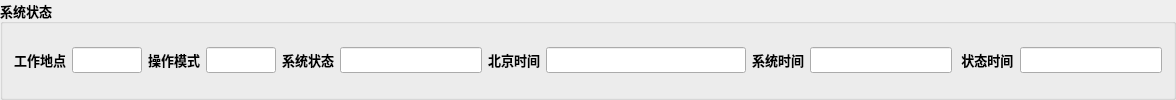
     <widget class="QGroupBox" name="groupBox_4">
      <property name="font">
       <font>
        <family>微软雅黑</family>
        <pointsize>10</pointsize>
        <weight>75</weight>
        <bold>true</bold>
       </font>
      </property>
      <property name="title">
       <string>系统状态</string>
      </property>
      <layout class="QGridLayout" name="gridLayout_15">
       <item row="0" column="11">
        <widget class="QLineEdit" name="lineEdit_6">
         <property name="font">
          <font>
           <family>微软雅黑</family>
           <pointsize>10</pointsize>
           <weight>75</weight>
           <bold>true</bold>
          </font>
         </property>
         <property name="readOnly">
          <bool>true</bool>
         </property>
        </widget>
       </item>
       <item row="0" column="0">
        <widget class="QLabel" name="label_7">
         <property name="text">
          <string>工作地点</string>
         </property>
        </widget>
       </item>
       <item row="0" column="3">
        <widget class="QLineEdit" name="lineEdit_2">
         <property name="maximumSize">
          <size>
           <width>70</width>
           <height>16777215</height>
          </size>
         </property>
         <property name="font">
          <font>
           <family>微软雅黑</family>
           <pointsize>10</pointsize>
           <weight>75</weight>
           <bold>true</bold>
          </font>
         </property>
         <property name="readOnly">
          <bool>true</bool>
         </property>
        </widget>
       </item>
       <item row="0" column="10">
        <widget class="QLabel" name="label_12">
         <property name="text">
          <string> 状态时间</string>
         </property>
        </widget>
       </item>
       <item row="0" column="2">
        <widget class="QLabel" name="label_8">
         <property name="text">
          <string>操作模式</string>
         </property>
        </widget>
       </item>
       <item row="0" column="9">
        <widget class="QLineEdit" name="lineEdit_5">
         <property name="maximumSize">
          <size>
           <width>190</width>
           <height>16777215</height>
          </size>
         </property>
         <property name="font">
          <font>
           <family>微软雅黑</family>
           <pointsize>10</pointsize>
           <weight>75</weight>
           <bold>true</bold>
          </font>
         </property>
         <property name="readOnly">
          <bool>true</bool>
         </property>
        </widget>
       </item>
       <item row="0" column="6">
        <widget class="QLabel" name="label_10">
         <property name="text">
          <string>北京时间</string>
         </property>
        </widget>
       </item>
       <item row="0" column="4">
        <widget class="QLabel" name="label_9">
         <property name="text">
          <string>系统状态</string>
         </property>
        </widget>
       </item>
       <item row="0" column="1">
        <widget class="QLineEdit" name="lineEdit">
         <property name="maximumSize">
          <size>
           <width>70</width>
           <height>16777215</height>
          </size>
         </property>
         <property name="font">
          <font>
           <family>微软雅黑</family>
           <pointsize>10</pointsize>
           <weight>75</weight>
           <bold>true</bold>
          </font>
         </property>
         <property name="readOnly">
          <bool>true</bool>
         </property>
        </widget>
       </item>
       <item row="0" column="5">
        <widget class="QLineEdit" name="lineEdit_3">
         <property name="font">
          <font>
           <family>微软雅黑</family>
           <pointsize>10</pointsize>
           <weight>75</weight>
           <bold>true</bold>
          </font>
         </property>
         <property name="readOnly">
          <bool>true</bool>
         </property>
        </widget>
       </item>
       <item row="0" column="7">
        <widget class="QLineEdit" name="lineEdit_4">
         <property name="minimumSize">
          <size>
           <width>200</width>
           <height>0</height>
          </size>
         </property>
         <property name="font">
          <font>
           <family>微软雅黑</family>
           <pointsize>10</pointsize>
           <weight>75</weight>
           <bold>true</bold>
          </font>
         </property>
         <property name="readOnly">
          <bool>true</bool>
         </property>
        </widget>
       </item>
       <item row="0" column="8">
        <widget class="QLabel" name="label_11">
         <property name="text">
          <string>系统时间</string>
         </property>
        </widget>
       </item>
      </layout>
     </widget>
